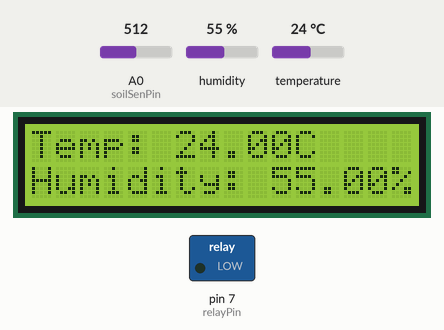
Bench run of a sketch on a simulated Arduino Uno, built with avr-gcc and run on an emulated ATmega328P. Shown: 16×2 character LCD, switched loads named in the sketch (green lamp = pin HIGH). Inputs (shaded band) come from the test bench; at power-on: humidity 55 %, A0 (soilSenPin) = 512, temperature 24 °C.

Above: at 1.2 s.
1.3 s: humidity set to 73 %
At 2.5 s:
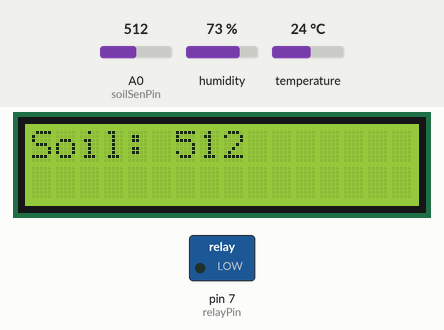
At 4.9 s:
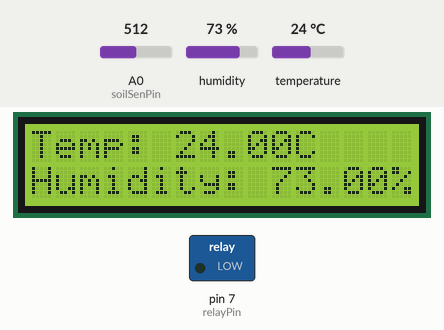
10.7 s: humidity set to 76 %
At 17.5 s:
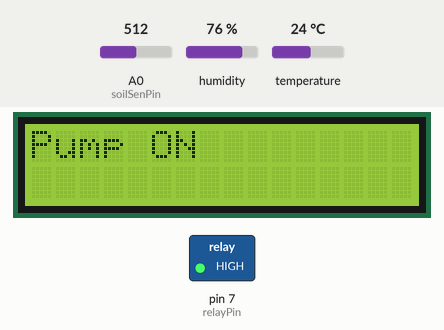
Timing chart, 0 to 19.0 s (numbered marks = the images above; inputs shaded):
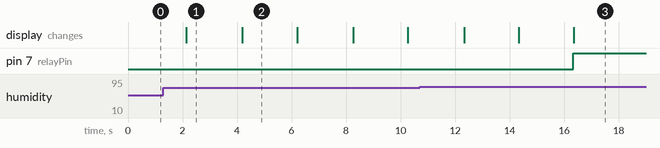

The sketch:

amazing_snicket1.ino
```cpp
#include <Wire.h>
#include <LiquidCrystal_I2C.h>
#include <DHT.h>
#include <TimeLib.h>
#include <DS3231.h>

int DHT11_PIN = 5;
int soilSenPin = A0;
int relayPin = 7;

DHT dht(DHT11_PIN, DHT11);
LiquidCrystal_I2C lcd(0x27, 16, 2);
DS3231 rtc(Wire);

void setup() {
  // put your setup code here, to run once:
  Serial.begin(9600);
  dht.begin();

  lcd.init();
  lcd.backlight();

  Wire.begin();

  pinMode(relayPin, OUTPUT);
  digitalWrite(relayPin, LOW);

}

void loop() {
  // Get current time
  time_t t = now();
  int hr = hour(t);
  int min = minute(t);

  // Read temperature and humidity
  float temperature = dht.readTemperature();
  float humidity = dht.readHumidity();

  // Read soil moisture
  int soilMoistureValue = analogRead(soilSenPin);

  // Calculate thresholds
  float maxTemperature = 50.0; // Adjust based on DHT11 specs
  float maxHumidity = 100.0;   // DHT11 max humidity
  float temperatureThreshold = 0.75 * maxTemperature;
  float humidityThreshold = 0.75 * maxHumidity;

  // Display readings on LCD
  lcd.clear();
  lcd.setCursor(0, 0);
  lcd.print("Temp: ");
  lcd.print(temperature);
  lcd.print("C");
  lcd.setCursor(0, 1);
  lcd.print("Humidity: ");
  lcd.print(humidity);
  lcd.print("%");
  delay(2000);

  lcd.clear();
  lcd.setCursor(0, 0);
  lcd.print("Soil: ");
  lcd.print(soilMoistureValue);
  delay(2000);

  // Check time conditions
  bool withinOperatingHours = (hr >= 5 && hr < 18);
  bool is6AM = (hr == 6 && min == 0);
  bool is5PM = (hr == 17 && min == 0);

  // Check if the pump should be activated
  bool activatePump = false;

  if (withinOperatingHours) {
    if (is6AM || is5PM) {
      activatePump = true;
    }
  }

  if (temperature >= temperatureThreshold || humidity >= humidityThreshold) {
    activatePump = true;
  }

  // Operate pump
  if (activatePump) {
    digitalWrite(relayPin, HIGH); // Turn on pump
    lcd.clear();
    lcd.setCursor(0, 0);
    lcd.print("Pump ON");
    delay(60000); // Pump runs for 1 minute
    digitalWrite(relayPin, LOW); // Turn off pump
    lcd.setCursor(0, 0);
    lcd.print("Pump OFF");
    delay(2000);
  }
}
```

Measured:
- the behaviour switches between 74 and 75 % on humidity (found by bisection; images 2 and 3)
- after the input at 1.3 s, the display: first differs from a run without the input after 2.9 s (image 2)
- after the input at 10.7 s, pin 7 (relayPin): LOW → HIGH after 5.6 s; the display: first changes after 1.6 s (image 3 shows a later state)
- what the display in image 1 shows lasts 2.1 s, from 2.1 s to 4.2 s
- what the display in image 2 shows lasts 2.0 s, from 4.2 s to 6.2 s
